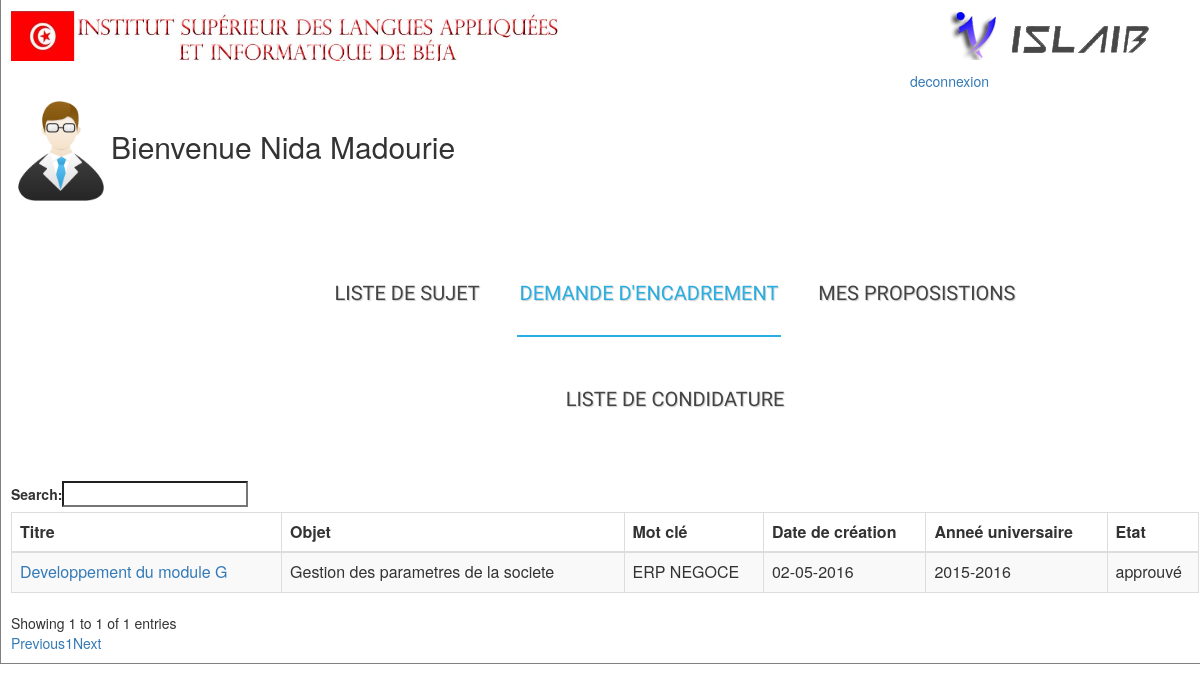
Screenshot of /enseignant/listedesujetencadrant.php (signed in) with the database file from the repository.
### tables this page shows
CREATE TABLE IF NOT EXISTS `sujetdestage` (
  `id` int(11) NOT NULL AUTO_INCREMENT,
  `titre` varchar(25) NOT NULL,
  `cahierdecharge` text NOT NULL,
  `datedecreation` varchar(25) NOT NULL,
  `datefin` date NOT NULL,
  `datedebut` date NOT NULL,
  `objet` varchar(50) NOT NULL,
  `etat` varchar(50) NOT NULL,
  `societe` varchar(50) NOT NULL,
  `encadrant1` varchar(50) NOT NULL,
  `encadrant2` varchar(25) NOT NULL,
  `motcle` varchar(50) NOT NULL,
  `cinencadrant` int(11) NOT NULL,
  `cinproposeur` int(11) NOT NULL,
  `idconception` varchar(25) NOT NULL,
  `idcompetences` varchar(25) NOT NULL,
  `anneeuniversaire` varchar(25) NOT NULL,
  `type` varchar(255) NOT NULL,
  PRIMARY KEY (`id`)
);

### classes/sujetmanager.php (called while the page is built, shortened)
<?php
class sujetmanager{
 public  function affichesujetencadrant($cin){
$sql="SELECT * FROM sujetdestage Where etat='approuver' AND cinencadrant=".$cin;
	$req=mysql_query($sql);
	$sql1="SELECT * FROM sujetdestage Where etat='approuver' AND cinencadrant=".$cin;
	$req1=mysql_query($sql1);
	if(mysql_fetch_row($req1)>0){
while($data =mysql_fetch_assoc($req)){
	$tableau[]=$data;
	}
	return $tableau;
}}
}
?>

### enseignant/listedesujetencadrant.php (the view, shortened to what this page needs)
<?php
   $sujet= new sujetmanager();
  $enc=$sujet->nombredesujetencadre($_SESSION['id']);
?>
<html lang=''>
<head>
 <head>
<link href="..\css\style.css" rel="stylesheet" type="text/css" />
<link rel="stylesheet" href="//maxcdn.bootstrapcdn.com/bootstrap/3.3.6/css/bootstrap.min.css" />
<link rel="stylesheet" href="https://cdn.datatables.net/1.10.11/css/dataTables.bootstrap.min.css" />
<link rel="stylesheet" href="https://cdn.datatables.net/buttons/1.1.2/css/buttons.bootstrap.min.css" />
<link rel="stylesheet" href="../bootstrap/css/bootstrap.css" />
 <link rel="stylesheet" type="text/css" href="../css/styles.css">
  <link rel="stylesheet" type="text/css" href="../css/demo.css">
    <link rel="stylesheet" type="text/css" href="styles.css" media="all" />
</head>
<body>
<div id="container">
<img id="i" src="../image/f.jpg" >
<img id="f" src="../image/l.png">
<div class="right" ><a href="?m=deco">deconnexion</a></div>
<br><br>
<h2 ><img src="../image/enseignant.png" width="100" height="100" >Bienvenue  <?php echo ucfirst(strtolower(trim( $_SESSION['nom']))) ; ?> <?php
echo ucfirst(strtolower(trim($_SESSION['prenom']))); ?></h2>
<body>
<div class="container">
  <header>
    <div id="fdw">
          <nav>
            <ul>
              <li ><a href="pageenseignant.php">liste de sujet</a>
              </li>
            <li class="current"><a href="listedesujetencadrant.php" >demande d'encadrement</a></li>
   <li ><a href="mesproposition.php">mes proposistions</a></li>
    <li><a href="listedecondidature.php">liste de condidature</a></li>
          </ul>
          </nav>
    </div>
    </div>
<?php 	$sujet= new sujetmanager();
$cin=$_SESSION['cin'];
$sujets =$sujet->affichesujetencadrant($cin);
 ?>
  <table id="example" class="table table-striped table-bordered" cellspacing="0" width="100%">
 <thead>
 <tr>
 <th>Titre</th>
 <th> Objet</th>
 <th> Mot clé</th>
 <th> Date de création </th>
  <th>Anneé universaire</th>
 <th>Etat</th>
 </tr> </thead>
<?php if(!empty($sujets)){  ?>
<tbody>
 <?php foreach ($sujets as $key=>$value):
?>
  <tr><td>  <a href="sujet2.php?id=<?php echo $value['id']?>" target="_blank"><?php echo $value['titre']."  " ;
$req = mysql_query($sql) ;$poe=mysql_fetch_row($req); if ($poe[0]>0){ ?><font color="red"><?php echo $poe[0];} ?></font>
 </td></a>
		<td><?php echo $value['objet']; ?> </td>
		<td><?php echo $value['motcle']; ?> </td>
		<td><?php echo $value['datedecreation']; ?> </td>
     <td><?php echo $value['anneeuniversaire'] ; ?> </td>
        <td><?php if($value['etat']=='approuver'){echo 'approuvé';}elseif ($value['etat']=='proposer'){echo 'proposé';} elseif ($value['etat']=='affecter'){echo 'affecté';} elseif ($value['etat']=='refuser'){echo 'refusé';} elseif ($value['etat']=='valide'){echo 'validé'; }elseif ($value['etat']=='non valide'){echo 'non validé';} elseif ($value['etat']=='en attende'){echo 'en attente';}
 ?> </td>
      </tr>
          <?php  endforeach ;}?>
</tbody>
    </table>
</div>
</body>
</html>

### css/style.css (style rules this page uses)
body { font-family: "Trebuchet MS", Arial, Helvetica, sans-serif; font-size: 0.8em; background-color:#fff; background-repeat: repeat; }
.right { position: absolute; right: 0px; width: 300px; padding: 10px; }
#container { margin-left:auto; margin-right:auto; width: 1210px; margin: auto; padding: 10px; border-right: 1px solid gray; border-bottom: 1px solid gray; border-left: 1px solid gray; background-color: #fff; }
#i { width:550; }
#f { margin-left:385px; }
ul { margin-top:20; margin-left:70; margin:; padding:; }
ul li a { text-decoration:none; }
table { border-collapse:collapse; margin:auto; }

### css/styles.css (style rules this page uses)
.container > header { padding: 20px 30px 20px 30px; margin: 0px 20px 10px 20px; position: relative; display: block; text-shadow: 1px 1px 1px rgba(0,0,0,0.2); text-align: center; }
#fdw nav ul { display:block; z-index:999999; }
#fdw nav ul li { display:inline-block; padding:50px 3px 30px; margin-left:30px; position:relative; }
#fdw nav ul li a:link, #fdw nav ul li a:visited { color:#444; font:normal 20px 'Yanone Kaffeesatz', sans-serif; text-transform:uppercase; display:inline-block; position:relative; }
#fdw nav ul li.current { border-bottom:2px solid #29AEE2; }
#fdw nav ul li.current a { color:#29AEE2; cursor: default; }

### css/demo.css (style rules this page uses)
.container > header { padding: 20px 30px 20px 30px; margin: 0px 20px 10px 20px; position: relative; display: block; text-shadow: 1px 1px 1px rgba(0,0,0,0.2); text-align: center; }

### enseignant/listedesujetencadrant.php (style rules this page uses)
.right { position: absolute; right: 0px; width: 300px; padding: 10px; }

### rows the page displays
sujetdestage: titre "Developpement du module G", objet "Gestion des parametres de la societe", motcle "ERP NEGOCE", datedecreation "02-05-2016", anneeuniversaire "2015-2016", etat "approuvé"

### other values shown
$_SESSION['nom'] "Nida"
$_SESSION['prenom'] "Madourie"
